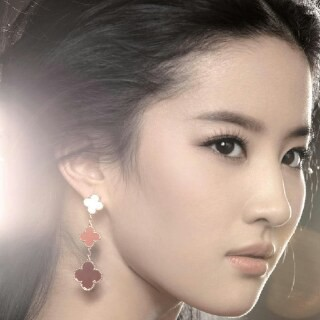
#> input picture 0/1.jpg, 320 x 320 px
$ python 0.py
#> lines starting #> are read from the running program, lines starting #| are printed output that depends on the picture
# 将你的 QQ 头像（或者微博头像）右上角加上红色的数字，类似于微信未读信息数量那种提示效果。
from PIL import Image, ImageFont, ImageDraw

def add_num(img):
#> called with img = '1.jpg'
    im = Image.open(img)
#> im is the input picture: PIL image 320x320 RGB; mean R, G, B 160, 141.2, 130.4
    w,h = im.size
#> w = 320; h = 320
    font = ImageFont.truetype('C:\Windows\Fonts\simsunb.ttf',50)
    fillColor = "#ff0000"
    draw = ImageDraw.Draw(im)
    draw.text((w-50,20),'1',font=font,fill=fillColor)
    im.save('r.jpg')
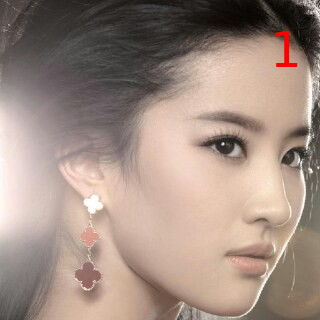
#> saved as r.jpg: PIL image 320x320 RGB; mean R, G, B 160.3, 140.8, 130.1
    im.show()

if __name__ == '__main__':
    add_num('1.jpg')
